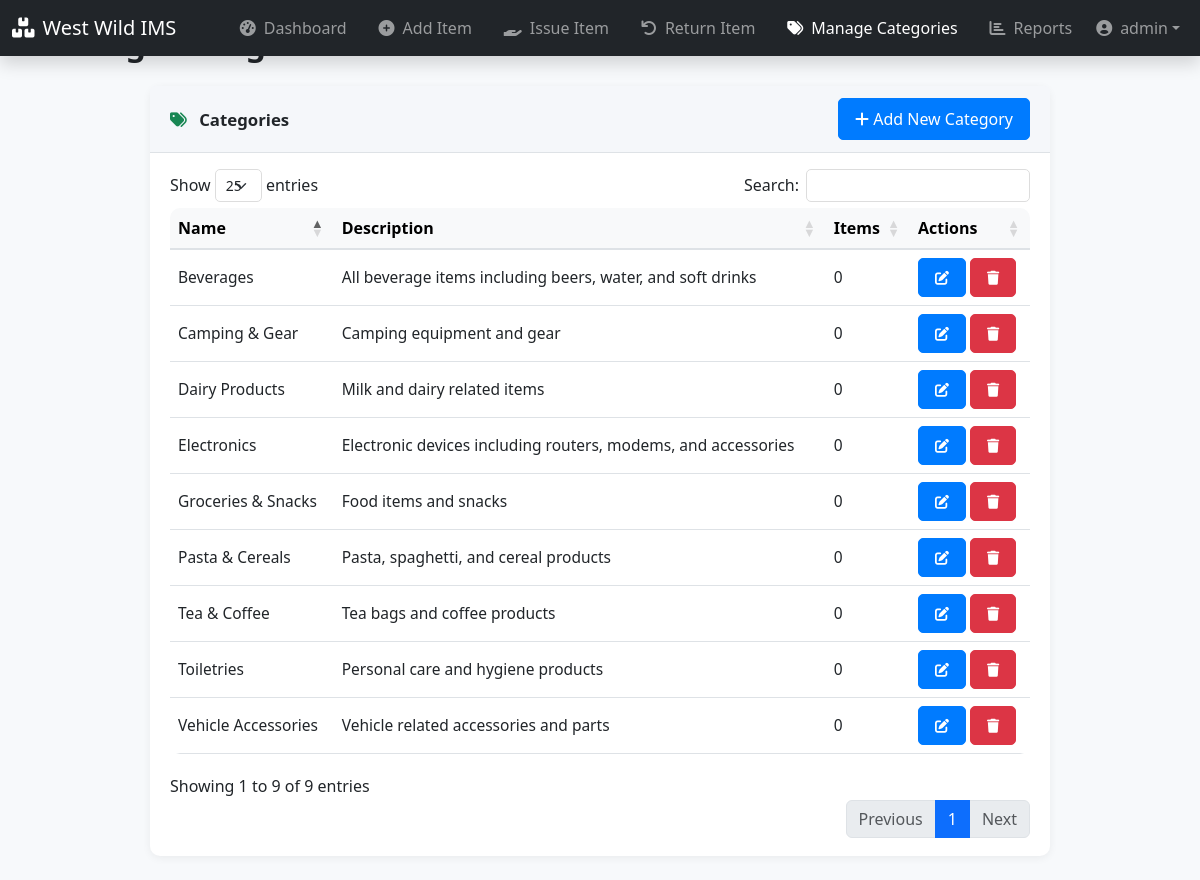
Page /index.php?page=manage-categories (signed in) on the committed database.
### tables this page shows
CREATE TABLE IF NOT EXISTS categories (
    id INT PRIMARY KEY AUTO_INCREMENT,
    name VARCHAR(100) NOT NULL UNIQUE,
    description TEXT,
    created_at TIMESTAMP DEFAULT CURRENT_TIMESTAMP,
    updated_at TIMESTAMP DEFAULT CURRENT_TIMESTAMP ON UPDATE CURRENT_TIMESTAMP
);

### pages/manage-categories.php (the view, shortened to what this page needs)
<?php
$stmt = $conn->query("
    SELECT c.*, COUNT(i.id) as item_count
    FROM categories c
    LEFT JOIN items i ON c.id = i.category_id
    GROUP BY c.id
    ORDER BY c.name
");
$categories = $stmt->fetchAll();
?>
<div class="dashboard-bg">
    <div class="container-fluid px-3 px-md-4 py-4">
        <h2 class="mb-4 fw-bold text-dark">Manage Categories</h2>
        <div class="row justify-content-center">
            <div class="col-12">
                <div class="card dashboard-section" style="max-width:900px;margin:auto;">
                    <div class="card-header section-header bg-light text-dark border-bottom d-flex justify-content-between align-items-center">
                        <span><i class="fas fa-tags me-2 text-success"></i> <span class="fw-semibold">Categories</span></span>
                        <button type="button" class="btn btn-primary" data-bs-toggle="modal" data-bs-target="#addCategoryModal">
                            <i class="fas fa-plus"></i> Add New Category
                        </button>
                    </div>
                    <div class="card-body py-3">
                        <div class="table-responsive">
                            <table class="table table-hover align-middle mb-0">
                                <thead class="table-light">
                                    <tr>
                                        <th>Name</th>
                                        <th>Description</th>
                                        <th>Items</th>
                                        <th>Actions</th>
                                    </tr>
                                </thead>
                                <tbody>
                                    <?php foreach ($categories as $category): ?>
                                        <tr>
                                            <td><?php echo htmlspecialchars($category['name']); ?></td>
                                            <td><?php echo htmlspecialchars($category['description']); ?></td>
                                            <td><?php echo $category['item_count']; ?></td>
                                            <td>
                                                <button type="button" class="btn btn-sm btn-primary edit-category"
                                                        data-id="<?php echo $category['id']; ?>"
                                                        data-name="<?php echo htmlspecialchars($category['name']); ?>"
                                                        data-description="<?php echo htmlspecialchars($category['description']); ?>">
                                                    <i class="fas fa-edit"></i>
                                                </button>
                                                <button type="button" class="btn btn-sm btn-danger delete-category"
                                                        data-id="<?php echo $category['id']; ?>"
                                                        data-name="<?php echo htmlspecialchars($category['name']); ?>"
                                                        data-item-count="<?php echo $category['item_count']; ?>">
                                                    <i class="fas fa-trash"></i>
                                                </button>
                                            </td>
                                        </tr>
                                    <?php endforeach; ?>
                                </tbody>
                            </table>
                        </div>
                    </div>
                </div>
            </div>
        </div>
    </div>
</div>

### includes/header.php (shortened to what this page needs)
<!DOCTYPE html>
<html lang="en">
<head>
    <link href="https://cdn.jsdelivr.net/npm/bootstrap@5.3.0/dist/css/bootstrap.min.css" rel="stylesheet">
    <link href="https://cdnjs.cloudflare.com/ajax/libs/font-awesome/6.0.0/css/all.min.css" rel="stylesheet">
    <link href="assets/css/style.css" rel="stylesheet">
    <link href="https://cdn.datatables.net/1.11.5/css/dataTables.bootstrap5.min.css" rel="stylesheet">
</head>
<body>
    <nav class="navbar navbar-expand-lg navbar-dark bg-dark fixed-top shadow">
        <div class="container-fluid">
            <a class="navbar-brand d-flex align-items-center" href="?page=dashboard">
                <i class="fas fa-boxes me-2"></i>
                <span>West Wild IMS</span>
            </a>
            <div class="collapse navbar-collapse" id="navbarNavAltMarkup">
                <div class="navbar-nav ms-auto align-items-lg-center">
                    <a class="nav-link px-3 d-flex align-items-center <?php echo $page == 'dashboard' ? 'active' : ''; ?>" href="?page=dashboard">
                        <i class="fas fa-tachometer-alt me-2"></i> Dashboard
                    </a>
                    <a class="nav-link px-3 d-flex align-items-center <?php echo $page == 'add-item' ? 'active' : ''; ?>" href="?page=add-item">
                        <i class="fas fa-plus-circle me-2"></i> Add Item
                    </a>
                    <a class="nav-link px-3 d-flex align-items-center <?php echo $page == 'issue-item' ? 'active' : ''; ?>" href="?page=issue-item">
                        <i class="fas fa-hand-holding me-2"></i> Issue Item
                    </a>
                    <a class="nav-link px-3 d-flex align-items-center <?php echo $page == 'return-item' ? 'active' : ''; ?>" href="?page=return-item">
                        <i class="fas fa-undo me-2"></i> Return Item
                    </a>
                    <a class="nav-link px-3 d-flex align-items-center <?php echo $page == 'manage-categories' ? 'active' : ''; ?>" href="?page=manage-categories">
                        <i class="fas fa-tags me-2"></i> Manage Categories
                    </a>
                    <a class="nav-link px-3 d-flex align-items-center <?php echo $page == 'reports' ? 'active' : ''; ?>" href="?page=reports">
                        <i class="fas fa-chart-bar me-2"></i> Reports
                    </a>
                    <?php if (isset($_SESSION['user_id'])): ?>
                        <div class="nav-item dropdown">
                            <a class="nav-link dropdown-toggle d-flex align-items-center" href="#" id="userDropdown" role="button" data-bs-toggle="dropdown">
                                <i class="fas fa-user-circle me-2"></i>
                                <span><?php echo htmlspecialchars($_SESSION['username']); ?></span>
                            </a>
                        </div>
                    <?php endif; ?>
                </div>
            </div>
        </div>
    </nav>
    <div class="container-fluid main-content pt-4">
        <div class="row">

### index.php (shortened to what this page needs)
<?php
require_once 'config/database.php';
$page = isset($_GET['page']) ? $_GET['page'] : 'dashboard';
include 'includes/header.php';
switch ($page) {
    case 'manage-categories':
        include 'pages/manage-categories.php';
        break;
}
include 'includes/footer.php';

### includes/footer.php (shortened to what this page needs)
            </div>
        </div>
</body>
</html>

### assets/css/style.css (style rules this page uses)
body { font-family: 'Segoe UI', Tahoma, Geneva, Verdana, sans-serif; background-color: #f8f9fa; }
.main-content { margin-left: 240px; padding: 20px; }
.card { border: none; border-radius: 10px; box-shadow: 0 0 10px rgba(0,0,0,0.1); margin-bottom: 20px; width: 100%; max-width: 100%; box-sizing: border-box; }
.card-header { background-color: #fff; border-bottom: 1px solid #eee; padding: 15px 20px; }
.table { background-color: #fff; border-radius: 10px; overflow: hidden; width: 100%; max-width: 100%; box-sizing: border-box; }
.table thead th { background-color: #f8f9fa; border-bottom: 2px solid #dee2e6; }
.btn { border-radius: 5px; padding: 0.5rem 1rem; }
.btn-primary { background-color: #007bff; border-color: #007bff; }
html, body { max-width: 100vw; overflow-x: hidden !important; }
.table-responsive { overflow-x: auto; }

### pages/manage-categories.php (style rules this page uses)
body { background: #f7f9fb !important; }
.dashboard-bg { min-height: 100vh; width: 100vw; position: absolute; left: 0; top: 0; z-index: 0; }
.dashboard-section { border-radius: 10px; box-shadow: 0 2px 8px rgba(0,0,0,0.06); margin-bottom: 0; background: #fff; }
.section-header { font-size: 1.05rem; font-weight: 500; border-radius: 10px 10px 0 0; padding: 0.75rem 1.25rem; margin-bottom: 0; display: flex; align-items: center; background: #f5f7fa !important; border-bottom: 1px solid #e3e6ea; }
.card-body { padding: 1.25rem; }
.table { margin-bottom: 0; }
.table th { font-weight: 600; background-color: #f8f9fa; border-bottom: 2px solid #dee2e6; }
.table td { vertical-align: middle; font-size: 0.97rem; }

### rows in the picture
categories: name "Beverages", description "All beverage items including beers, water, and soft drinks", item_count "0"
categories: name "Camping & Gear", description "Camping equipment and gear", item_count "0"
categories: name "Dairy Products", description "Milk and dairy related items", item_count "0"
categories: name "Electronics", description "Electronic devices including routers, modems, and accessories", item_count "0"
categories: name "Groceries & Snacks", description "Food items and snacks", item_count "0"
categories: name "Pasta & Cereals", description "Pasta, spaghetti, and cereal products", item_count "0"
categories: name "Tea & Coffee", description "Tea bags and coffee products", item_count "0"
categories: name "Toiletries", description "Personal care and hygiene products", item_count "0"
categories: name "Vehicle Accessories", description "Vehicle related accessories and parts", item_count "0"

### other values in the picture
$_SESSION['username'] "admin"
